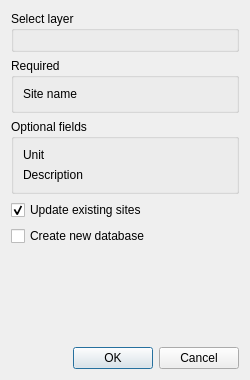
<?xml version="1.0" encoding="UTF-8"?>
<ui version="4.0">
 <class>ImportLayerDialog</class>
 <widget class="QDialog" name="ImportLayerDialog">
  <property name="geometry">
   <rect>
    <x>0</x>
    <y>0</y>
    <width>250</width>
    <height>380</height>
   </rect>
  </property>
  <property name="minimumSize">
   <size>
    <width>250</width>
    <height>380</height>
   </size>
  </property>
  <property name="windowTitle">
   <string>Dialog</string>
  </property>
  <layout class="QVBoxLayout" name="verticalLayout_4">
   <item>
    <widget class="QGroupBox" name="groupBoxLayer">
     <property name="title">
      <string>Select layer</string>
     </property>
     <layout class="QVBoxLayout" name="verticalLayout_3">
      <item>
       <layout class="QHBoxLayout" name="horizontalLayoutLayer"/>
      </item>
     </layout>
    </widget>
   </item>
   <item>
    <widget class="QGroupBox" name="groupBoxRequired">
     <property name="title">
      <string>Required</string>
     </property>
     <layout class="QHBoxLayout" name="horizontalLayout">
      <item>
       <layout class="QVBoxLayout" name="verticalLayout">
        <item>
         <widget class="QLabel" name="label">
          <property name="text">
           <string>Site name</string>
          </property>
         </widget>
        </item>
       </layout>
      </item>
      <item>
       <layout class="QVBoxLayout" name="verticalLayoutRequired"/>
      </item>
     </layout>
    </widget>
   </item>
   <item>
    <widget class="QGroupBox" name="groupBoxOptional">
     <property name="title">
      <string>Optional fields</string>
     </property>
     <layout class="QHBoxLayout" name="horizontalLayout_2">
      <item>
       <layout class="QVBoxLayout" name="verticalLayout_5">
        <item>
         <widget class="QLabel" name="label_4">
          <property name="text">
           <string>Unit</string>
          </property>
         </widget>
        </item>
        <item>
         <widget class="QLabel" name="label_5">
          <property name="text">
           <string>Description</string>
          </property>
         </widget>
        </item>
       </layout>
      </item>
      <item>
       <layout class="QVBoxLayout" name="verticalLayoutOtional"/>
      </item>
     </layout>
    </widget>
   </item>
   <item>
    <widget class="QCheckBox" name="checkBoxUpdate">
     <property name="text">
      <string>Update existing sites</string>
     </property>
     <property name="checked">
      <bool>true</bool>
     </property>
    </widget>
   </item>
   <item>
    <widget class="QCheckBox" name="checkBoxNew">
     <property name="text">
      <string>Create new database</string>
     </property>
    </widget>
   </item>
   <item>
    <spacer name="verticalSpacer">
     <property name="orientation">
      <enum>Qt::Vertical</enum>
     </property>
     <property name="sizeHint" stdset="0">
      <size>
       <width>20</width>
       <height>40</height>
      </size>
     </property>
    </spacer>
   </item>
   <item>
    <widget class="QDialogButtonBox" name="buttonBox">
     <property name="orientation">
      <enum>Qt::Horizontal</enum>
     </property>
     <property name="standardButtons">
      <set>QDialogButtonBox::Cancel|QDialogButtonBox::Ok</set>
     </property>
    </widget>
   </item>
  </layout>
 </widget>
 <resources/>
 <connections>
  <connection>
   <sender>buttonBox</sender>
   <signal>accepted()</signal>
   <receiver>ImportLayerDialog</receiver>
   <slot>accept()</slot>
   <hints>
    <hint type="sourcelabel">
     <x>248</x>
     <y>254</y>
    </hint>
    <hint type="destinationlabel">
     <x>157</x>
     <y>274</y>
    </hint>
   </hints>
  </connection>
  <connection>
   <sender>buttonBox</sender>
   <signal>rejected()</signal>
   <receiver>ImportLayerDialog</receiver>
   <slot>reject()</slot>
   <hints>
    <hint type="sourcelabel">
     <x>316</x>
     <y>260</y>
    </hint>
    <hint type="destinationlabel">
     <x>286</x>
     <y>274</y>
    </hint>
   </hints>
  </connection>
 </connections>
</ui>
